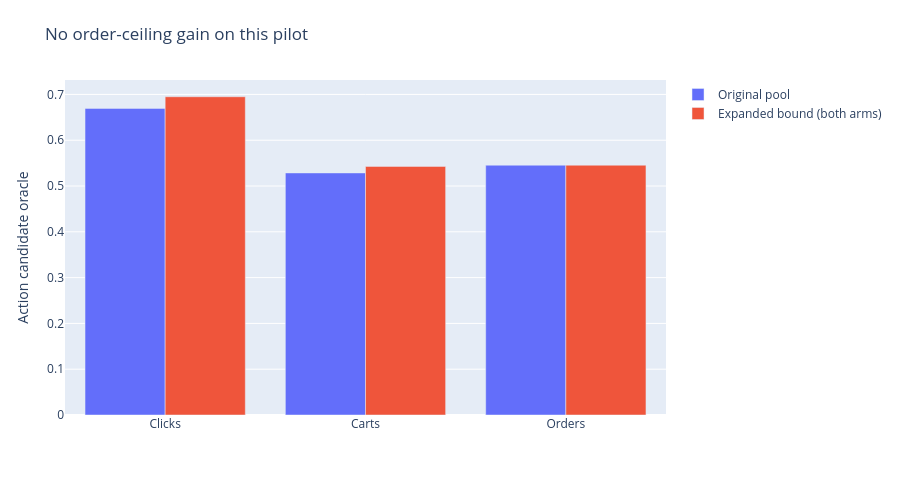

The code cell stored with this chart in its notebook:
### Markdown cell above
## 4 · Action-level ceilings

### Code cell
f=go.Figure()
f.add_trace(go.Bar(name='Original pool',x=['Clicks','Carts','Orders'],y=[audit['baseline_oracle']['recall'][o] for o in ['clicks','carts','orders']]))
f.add_trace(go.Bar(name='Expanded bound (both arms)',x=['Clicks','Carts','Orders'],y=[audit['arms']['session_context']['expanded_candidate_oracle']['recall'][o] for o in ['clicks','carts','orders']]))
f.update_layout(title='No order-ceiling gain on this pilot',barmode='group',yaxis_title='Action candidate oracle');emit(f)

### Figure 1 — Plotly figure (JSON) as saved in the notebook; plotly's stock layout.template omitted (floating-point values rounded to 4 significant figures)
{"data": [{"name": "Original pool", "type": "bar", "x": ["Clicks", "Carts", "Orders"], "y": [0.6695, 0.5286, 0.5455]}, {"name": "Expanded bound (both arms)", "type": "bar", "x": ["Clicks", "Carts", "Orders"], "y": [0.6949, 0.5429, 0.5455]}], "layout": {"barmode": "group", "height": 480, "margin": {"b": 65, "l": 65, "r": 35, "t": 80}, "title": {"text": "No order-ceiling gain on this pilot"}, "yaxis": {"title": {"text": "Action candidate oracle"}}}}
